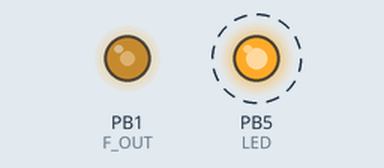
Bench run of a program on a simulated ATmega328P, built with avr-gcc and emulated at 8 MHz. Shown: output pins drawn as LEDs (lit = HIGH). Dashed ring = blinking.

Above: at 0.05 s.
Timing chart, 0 to 3.0 s (numbered marks = the images above):
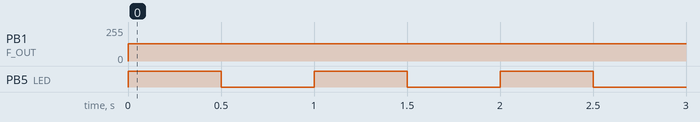

The program:

main.c
```c
#include <avr/io.h>
#include <util/delay.h>

#define LED PB5
#define F_OUT PB1

/*

| OCR1A  |   0   |   1   |    2    |   3   |    4    |
| Focr1a | 4 MHz | 2 MHz | 1.3 MHz | 1 MHz | 800 kHz |

| OCR1A  |    5    |    6    |    7    |    8    |    9    |
| Focr1a | 666 kHz | 571 kHz | 500 kHz | 444 kHz | 400 kHz |

*/

void Timer1_Init(void)
{
	/*******************************************
		Clear Timer on Compare Match (CTC) Mode
	********************************************/
	// Toggle OC1A/OC1B on Compare Match
	TCCR1A = (1 << COM1A0);
	// No prescaling; CTC mode
	TCCR1B = (1 << CS10)|(1 << WGM12);
	// For 1 MHz output
	OCR1A = 3;
}

int main(void)
{
	// Output
	DDRB = (1 << F_OUT)|(1 << LED);

	Timer1_Init();

	while (1)
	{
		PORTB ^= (1 << LED);
		_delay_ms(500);
	}

	return 0;
}
```

Measured:
- by itself, PB1 (F_OUT): 0/255 → 128/255 at 0.00 s
- by itself, PB5 (LED): alternates HIGH for 0.50 s and LOW for 0.50 s
